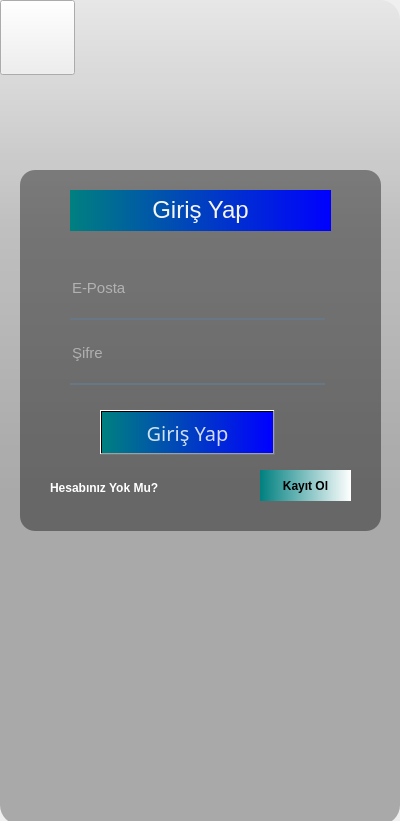
<?xml version="1.0" encoding="UTF-8"?>
<ui version="4.0">
 <class>Form</class>
 <widget class="QWidget" name="Form">
  <property name="geometry">
   <rect>
    <x>0</x>
    <y>0</y>
    <width>400</width>
    <height>821</height>
   </rect>
  </property>
  <property name="windowTitle">
   <string>Form</string>
  </property>
  <widget class="QWidget" name="widget" native="true">
   <property name="geometry">
    <rect>
     <x>-30</x>
     <y>-30</y>
     <width>450</width>
     <height>900</height>
    </rect>
   </property>
   <property name="maximumSize">
    <size>
     <width>1000</width>
     <height>1000</height>
    </size>
   </property>
   <property name="styleSheet">
    <string notr="true">QPushButton#pushButton{	
	background-color: qlineargradient(spread:pad, x1:0, y1:0.505682, x2:1, y2:0.477, stop:0 rgba(20, 47, 78, 219), stop:1 rgba(85, 98, 112, 226));
	color:rgba(255, 255, 255, 210);
	border-radius:5px;
}
QPushButton#pushButton:hover{	
	background-color: qlineargradient(spread:pad, x1:0, y1:0.505682, x2:1, y2:0.477, stop:0 rgba(40, 67, 98, 219), stop:1 rgba(105, 118, 132, 226));
}
QPushButton#pushButton:pressed{	
	padding-left:5px;
	padding-top:5px;
	background-color:rgba(105, 118, 132, 200);
}

QPushButton#pushButton_2, #pushButton_3, #pushButton_4, #pushButton_5{	
	background-color: rgba(0, 0, 0, 0);
	color:rgba(85, 98, 112, 255);
}
QPushButton#pushButton_2:hover, #pushButton_3:hover, #pushButton_4:hover, #pushButton_5:hover{	
	color:rgba(155, 168, 182, 220);
}
QPushButton#pushButton_2:pressed, #pushButton_3:pressed, #pushButton_4:pressed, #pushButton_5:pressed{	
	padding-left:5px;
	padding-top:5px;
	color:rgba(115, 128, 142, 255);
}</string>
   </property>
   <widget class="QLabel" name="label">
    <property name="geometry">
     <rect>
      <x>10</x>
      <y>20</y>
      <width>450</width>
      <height>867</height>
     </rect>
    </property>
    <property name="maximumSize">
     <size>
      <width>1000</width>
      <height>1000</height>
     </size>
    </property>
    <property name="styleSheet">
     <string notr="true">border-radius:20px;
border-image: url(:/images/Images/background.png);
</string>
    </property>
    <property name="text">
     <string/>
    </property>
   </widget>
   <widget class="QLabel" name="label_2">
    <property name="geometry">
     <rect>
      <x>30</x>
      <y>30</y>
      <width>400</width>
      <height>825</height>
     </rect>
    </property>
    <property name="maximumSize">
     <size>
      <width>1000</width>
      <height>1000</height>
     </size>
    </property>
    <property name="styleSheet">
     <string notr="true">background-color: qlineargradient(spread:pad, x1:0, y1:0, x2:0, y2:0.715909, stop:0 rgba(0, 0, 0, 9), stop:0.375 rgba(0, 0, 0, 50), stop:0.835227 rgba(0, 0, 0, 75));
border-radius:20px;</string>
    </property>
    <property name="text">
     <string/>
    </property>
   </widget>
   <widget class="QLabel" name="label_3">
    <property name="geometry">
     <rect>
      <x>50</x>
      <y>200</y>
      <width>361</width>
      <height>361</height>
     </rect>
    </property>
    <property name="maximumSize">
     <size>
      <width>1000</width>
      <height>1000</height>
     </size>
    </property>
    <property name="styleSheet">
     <string notr="true">background-color:rgba(0, 0, 0, 100);
border-radius:15px;</string>
    </property>
    <property name="text">
     <string/>
    </property>
   </widget>
   <widget class="QLabel" name="lbl_login">
    <property name="geometry">
     <rect>
      <x>100</x>
      <y>220</y>
      <width>261</width>
      <height>41</height>
     </rect>
    </property>
    <property name="font">
     <font>
      <family>tahoma</family>
      <pointsize>-1</pointsize>
      <weight>50</weight>
      <italic>false</italic>
      <bold>false</bold>
     </font>
    </property>
    <property name="cursor">
     <cursorShape>ForbiddenCursor</cursorShape>
    </property>
    <property name="styleSheet">
     <string notr="true">color:rgba(255, 255, 255, 210);px:25;
background-color: qlineargradient(spread:pad, x1:0, y1:0, x2:1, y2:0, stop:0 rgb(0, 128, 128), stop:1 rgb(0, 0, 255));
color:whitesmoke;
font-family:tahoma;
font:25px;
</string>
    </property>
    <property name="text">
     <string>&lt;html&gt;&lt;head/&gt;&lt;body&gt;&lt;p align=&quot;center&quot;&gt;&lt;span style=&quot; font-size:18pt;&quot;&gt;Giriş Yap&lt;/span&gt;&lt;/p&gt;&lt;/body&gt;&lt;/html&gt;</string>
    </property>
   </widget>
   <widget class="QLineEdit" name="email">
    <property name="geometry">
     <rect>
      <x>100</x>
      <y>295</y>
      <width>255</width>
      <height>55</height>
     </rect>
    </property>
    <property name="font">
     <font>
      <family>Arial</family>
      <pointsize>11</pointsize>
     </font>
    </property>
    <property name="styleSheet">
     <string notr="true">background-color:rgba(0, 0, 0, 0);
border:none;
border-bottom:2px solid rgba(105, 118, 132, 255);
color:rgba(255, 255, 255, 230);
padding-bottom:7px;</string>
    </property>
    <property name="text">
     <string/>
    </property>
    <property name="placeholderText">
     <string>E-Posta</string>
    </property>
   </widget>
   <widget class="QLineEdit" name="password">
    <property name="geometry">
     <rect>
      <x>100</x>
      <y>360</y>
      <width>255</width>
      <height>55</height>
     </rect>
    </property>
    <property name="font">
     <font>
      <family>Arial</family>
      <pointsize>11</pointsize>
     </font>
    </property>
    <property name="styleSheet">
     <string notr="true">background-color:rgba(0, 0, 0, 0);
border:none;
border-bottom:2px solid rgba(105, 118, 132, 255);
color:rgba(255, 255, 255, 230);
padding-bottom:7px;</string>
    </property>
    <property name="echoMode">
     <enum>QLineEdit::Password</enum>
    </property>
    <property name="placeholderText">
     <string>Şifre</string>
    </property>
   </widget>
   <widget class="QPushButton" name="login">
    <property name="geometry">
     <rect>
      <x>130</x>
      <y>440</y>
      <width>175</width>
      <height>45</height>
     </rect>
    </property>
    <property name="font">
     <font>
      <family>Arial Rounded MT Bold</family>
      <pointsize>15</pointsize>
      <weight>50</weight>
      <bold>false</bold>
     </font>
    </property>
    <property name="cursor">
     <cursorShape>PointingHandCursor</cursorShape>
    </property>
    <property name="focusPolicy">
     <enum>Qt::ClickFocus</enum>
    </property>
    <property name="styleSheet">
     <string notr="true">QPushButton {
color:rgba(255, 255, 255, 210);px:25;
background-color: qlineargradient(spread:pad, x1:0, y1:0, x2:1, y2:0, stop:0 rgb(0, 128, 128), stop:1 rgb(0, 0, 255));
}
QPushButton:hover {
background-color: qlineargradient(spread:pad, x1:0, y1:0, x2:1, y2:0, stop:0 rgb(0, 0, 255), stop:1 rgb(0, 128, 128));
}
QPushButton:pressed {
background-color:rgb(82, 142, 191);
}</string>
    </property>
    <property name="text">
     <string>Giriş Yap</string>
    </property>
    <property name="icon">
     <iconset>
      <normaloff>Images/Icon/girişikon.png</normaloff>Images/Icon/girişikon.png</iconset>
    </property>
   </widget>
   <widget class="QLabel" name="label_5">
    <property name="geometry">
     <rect>
      <x>80</x>
      <y>490</y>
      <width>131</width>
      <height>55</height>
     </rect>
    </property>
    <property name="cursor">
     <cursorShape>PointingHandCursor</cursorShape>
    </property>
    <property name="styleSheet">
     <string notr="true">color:white;
font:bold;</string>
    </property>
    <property name="text">
     <string>Hesabınız Yok Mu?</string>
    </property>
   </widget>
   <widget class="QPushButton" name="signup">
    <property name="enabled">
     <bool>true</bool>
    </property>
    <property name="geometry">
     <rect>
      <x>290</x>
      <y>500</y>
      <width>91</width>
      <height>31</height>
     </rect>
    </property>
    <property name="cursor">
     <cursorShape>PointingHandCursor</cursorShape>
    </property>
    <property name="styleSheet">
     <string notr="true">color:black;px:25;
font:bold;
background-color: qlineargradient(spread:pad, x1:0, y1:0, x2:1, y2:0, stop:0 rgb(0, 128, 128), stop:1 rgb(255, 255, 255));
border:none;</string>
    </property>
    <property name="text">
     <string>Kayıt Ol</string>
    </property>
    <property name="icon">
     <iconset>
      <normaloff>Images/Icon/kayitolikon.png</normaloff>Images/Icon/kayitolikon.png</iconset>
    </property>
   </widget>
   <widget class="QPushButton" name="exit">
    <property name="geometry">
     <rect>
      <x>30</x>
      <y>30</y>
      <width>75</width>
      <height>75</height>
     </rect>
    </property>
    <property name="styleSheet">
     <string notr="true">
border-image: url(:/images/Images/exit.png);</string>
    </property>
    <property name="text">
     <string/>
    </property>
   </widget>
  </widget>
 </widget>
 <resources>
  <include location="res.qrc"/>
 </resources>
 <connections/>
</ui>
